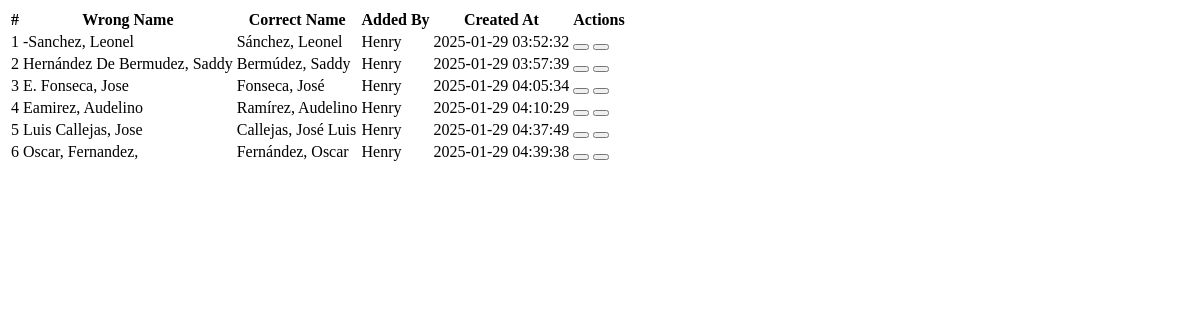
Before: /admin/name_corrections/filter with the older database file.
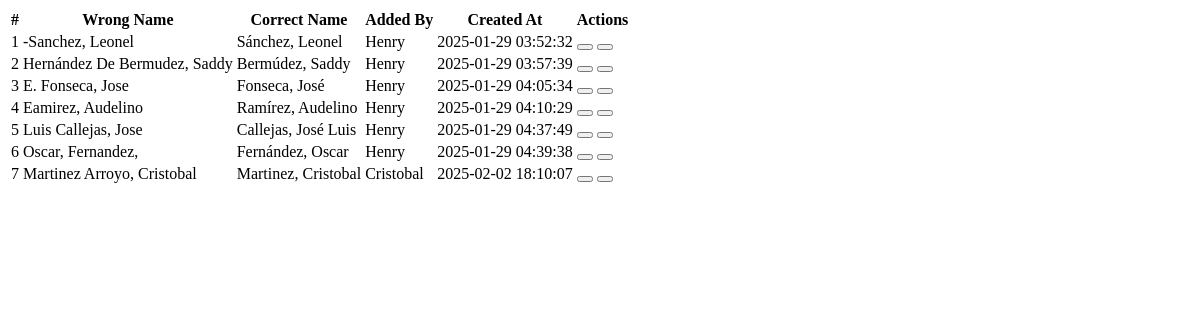
After: the same page with the newer database file.
### models.py (models this page shows)
class NameCorrections(db.Model):
    __tablename__ = 'name_corrections'
    id                = db.Column(db.Integer, primary_key=True)
    wrong_name        = db.Column(db.String(50), nullable=False, unique=False)
    correct_name      = db.Column(db.String(50), nullable=False)
    meeting_center_id = db.Column(db.Integer, db.ForeignKey('meeting_center.id'), nullable=False)
    added_by          = db.Column(db.String(50), nullable=True)  # Opcional: para registrar quién hizo la corrección
    created_at        = db.Column(db.DateTime, default=datetime.utcnow, nullable=False)
    __table_args__ = (
        db.UniqueConstraint('wrong_name', 'meeting_center_id', name='uq_wrong_name_meeting_center'),
    )

### routes.py (the view)
@bp.route('/admin/name_corrections/filter', methods=['GET'])
def filter_name_corrections():
    meeting_center_id = request.args.get('meeting_center_id', type=int)
    if meeting_center_id == 'all' or meeting_center_id is None:
        name_corrections = NameCorrections.query.all()
    else:
        name_corrections = NameCorrections.query.filter_by(meeting_center_id=meeting_center_id).all()
    return render_template('partials/name_correction_table.html', name_corrections=name_corrections)

### app.py (called while the page is built)
def create_app():
    app = Flask(__name__)
    app.config.from_object(Config)
    db.init_app(app)
    Migrate(app, db)
    babel = Babel(app, locale_selector=get_locale)
    app.register_blueprint(routes_blueprint)
    @app.context_processor
    def inject_utilities():
        return {
            'get_locale': get_locale,
            'format_datetime': format_datetime,  # Asegura que esté disponible en las plantillas
        }
    return app

def get_locale():
    lang = request.args.get('lang')
    if lang and lang in Config.LANGUAGES:
        session['lang'] = lang  # Guarda el idioma en la sesión
        return lang
    if 'lang' in session and session['lang'] in Config.LANGUAGES:
        return session['lang']
    return request.accept_languages.best_match(Config.LANGUAGES)

### routes.py (called while the page is built)
@bp.before_request
def load_user():
    user_id = session.get('user_id')
    if user_id:
        g.user = User.query.get(user_id)  # Asumiendo que tienes un modelo `User`
    else:
        g.user = None

### templates/partials/name_correction_table.html (shortened to what this page needs)
<table class="table table-bordered table-striped">
    <thead>
        <tr>
            <th>#</th>
            <th>{{_('Wrong Name')}}</th>
            <th>{{_('Correct Name')}}</th>
            <th>{{_('Added By')}}</th>
            <th>{{_('Created At')}}</th>
            <th>{{_('Actions')}}</th>
        </tr>
    </thead>
    <tbody>
        {% for correction in name_corrections %}
        <tr>
            <td>{{ loop.index }}</td>
            <td>{{ correction.wrong_name }}</td>
            <td>{{ correction.correct_name }}</td>
            <td>{{ correction.added_by }}</td>
            <td>{{ correction.created_at.strftime('%Y-%m-%d %H:%M:%S') }}</td>
            <td>
              <form  id="deleteForm-correction-{{ correction.id }}" method="POST" action="{{ url_for('routes.delete_name_correction', id=correction.id) }}" style="display:inline;">
                  <button type="button" class="btn btn-danger btn-sm" onclick="confirmDelete('correction', {{ correction.id }})">
                  </button>
              </form>
              <form method="POST" action="{{ url_for('routes.revert_name_correction', id=correction.id) }}" style="display:inline;" id="revert-form-{{ correction.id }}">
                  <button type="button" class="btn btn-warning btn-sm" onclick="confirmRevert({{ correction.id }})">
                  </button>
              </form>
          </td>
        </tr>
        {% endfor %}
    </tbody>
  </table>

Changed rows visible on the page:
added NameCorrections: wrong_name "Martinez Arroyo, Cristobal", correct_name "Martinez, Cristobal", added_by "Cristobal", created_at "2025-02-02 18:10:07"
